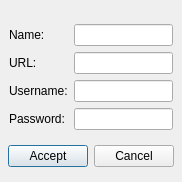
<?xml version="1.0" encoding="UTF-8"?>
<ui version="4.0">
 <class>VMTDDeviceSwitchDialog</class>
 <widget class="QDialog" name="VMTDDeviceSwitchDialog">
  <property name="geometry">
   <rect>
    <x>0</x>
    <y>0</y>
    <width>182</width>
    <height>182</height>
   </rect>
  </property>
  <property name="windowTitle">
   <string>Dialog</string>
  </property>
  <layout class="QHBoxLayout" name="horizontalLayout_2">
   <property name="spacing">
    <number>0</number>
   </property>
   <property name="leftMargin">
    <number>0</number>
   </property>
   <property name="topMargin">
    <number>0</number>
   </property>
   <property name="rightMargin">
    <number>0</number>
   </property>
   <property name="bottomMargin">
    <number>0</number>
   </property>
   <item>
    <spacer name="_1">
     <property name="orientation">
      <enum>Qt::Horizontal</enum>
     </property>
     <property name="sizeHint" stdset="0">
      <size>
       <width>3</width>
       <height>20</height>
      </size>
     </property>
    </spacer>
   </item>
   <item>
    <layout class="QVBoxLayout" name="vl_1">
     <property name="spacing">
      <number>0</number>
     </property>
     <property name="topMargin">
      <number>9</number>
     </property>
     <property name="bottomMargin">
      <number>9</number>
     </property>
     <item>
      <spacer name="_3">
       <property name="orientation">
        <enum>Qt::Vertical</enum>
       </property>
       <property name="sizeHint" stdset="0">
        <size>
         <width>20</width>
         <height>40</height>
        </size>
       </property>
      </spacer>
     </item>
     <item>
      <widget class="QWidget" name="w_1" native="true">
       <layout class="QVBoxLayout" name="verticalLayout">
        <property name="leftMargin">
         <number>0</number>
        </property>
        <property name="topMargin">
         <number>0</number>
        </property>
        <property name="rightMargin">
         <number>0</number>
        </property>
        <property name="bottomMargin">
         <number>0</number>
        </property>
        <item>
         <widget class="QWidget" name="w_2" native="true">
          <layout class="QGridLayout" name="gridLayout">
           <item row="0" column="0">
            <widget class="QLabel" name="_7">
             <property name="text">
              <string>Name:</string>
             </property>
            </widget>
           </item>
           <item row="1" column="1">
            <widget class="QLineEdit" name="leUrl"/>
           </item>
           <item row="2" column="1">
            <widget class="QLineEdit" name="leUsername"/>
           </item>
           <item row="1" column="0">
            <widget class="QLabel" name="_8">
             <property name="text">
              <string>URL:</string>
             </property>
            </widget>
           </item>
           <item row="2" column="0">
            <widget class="QLabel" name="_9">
             <property name="text">
              <string>Username:</string>
             </property>
            </widget>
           </item>
           <item row="0" column="1">
            <widget class="QLineEdit" name="leName"/>
           </item>
           <item row="3" column="0">
            <widget class="QLabel" name="_10">
             <property name="text">
              <string>Password:</string>
             </property>
            </widget>
           </item>
           <item row="3" column="1">
            <widget class="QLineEdit" name="lePassword"/>
           </item>
          </layout>
         </widget>
        </item>
        <item>
         <layout class="QHBoxLayout" name="hl_1">
          <item>
           <spacer name="_5">
            <property name="orientation">
             <enum>Qt::Horizontal</enum>
            </property>
            <property name="sizeHint" stdset="0">
             <size>
              <width>40</width>
              <height>20</height>
             </size>
            </property>
           </spacer>
          </item>
          <item>
           <widget class="QPushButton" name="pbAccept">
            <property name="text">
             <string>Accept</string>
            </property>
           </widget>
          </item>
          <item>
           <widget class="QPushButton" name="pbCancel">
            <property name="text">
             <string>Cancel</string>
            </property>
           </widget>
          </item>
          <item>
           <spacer name="_6">
            <property name="orientation">
             <enum>Qt::Horizontal</enum>
            </property>
            <property name="sizeHint" stdset="0">
             <size>
              <width>40</width>
              <height>20</height>
             </size>
            </property>
           </spacer>
          </item>
         </layout>
        </item>
       </layout>
      </widget>
     </item>
     <item>
      <spacer name="_4">
       <property name="orientation">
        <enum>Qt::Vertical</enum>
       </property>
       <property name="sizeHint" stdset="0">
        <size>
         <width>20</width>
         <height>40</height>
        </size>
       </property>
      </spacer>
     </item>
    </layout>
   </item>
   <item>
    <spacer name="_2">
     <property name="orientation">
      <enum>Qt::Horizontal</enum>
     </property>
     <property name="sizeHint" stdset="0">
      <size>
       <width>3</width>
       <height>20</height>
      </size>
     </property>
    </spacer>
   </item>
  </layout>
 </widget>
 <tabstops>
  <tabstop>leName</tabstop>
  <tabstop>leUrl</tabstop>
  <tabstop>leUsername</tabstop>
  <tabstop>lePassword</tabstop>
  <tabstop>pbAccept</tabstop>
  <tabstop>pbCancel</tabstop>
 </tabstops>
 <resources/>
 <connections/>
</ui>
